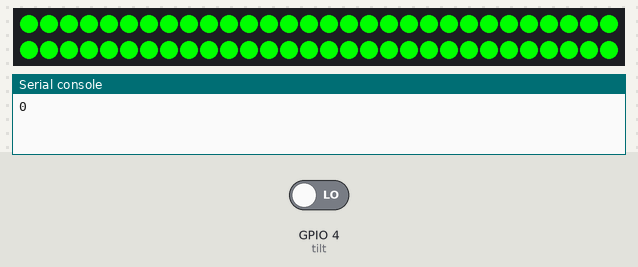
Recording of a program running on a simulated ESP32 board running MicroPython. Parts: 60 RGB LEDs in strip order, left to right, continuing on the next row, the last lines printed to the serial console. The test bench sets the inputs (shaded band); at power-on: GPIO 4 (tilt) LOW.

Above: at 1.2 s.
1.3 s: GPIO 4 (tilt) driven HIGH
At 4.2 s:
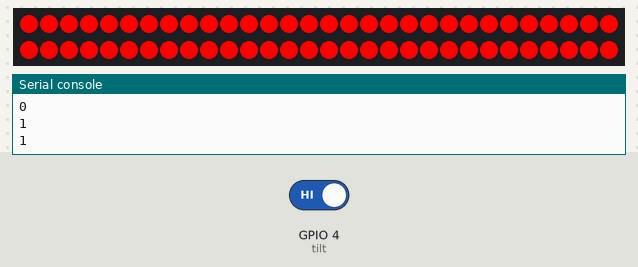
4.5 s: GPIO 4 (tilt) driven LOW
At 5.32 s:
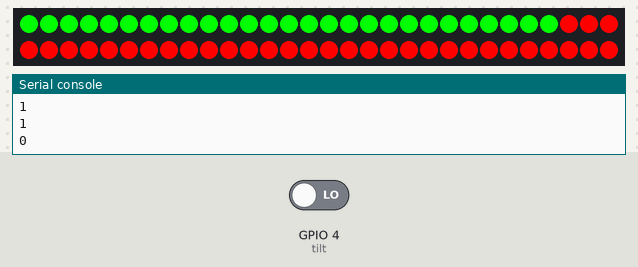
Timing chart, 0 to 7.5 s (numbered marks = the images above; inputs shaded):
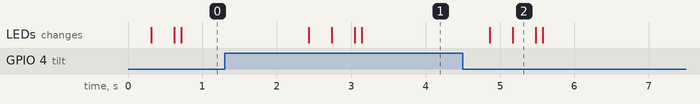

The program:

demo12_tilt_sensor_main.py
```python
from machine import Pin
from time import sleep
from neopixel import NeoPixel


# define ws281x RGB light strip.
# 60 is the number of light.
led = Pin(2, Pin.OUT)
np = NeoPixel(led, 60)

# define tilt sensor.
tilt = Pin(4, Pin.IN)

# define a function to light up the strip.
def light_up(color):
    for i in range(60):
        np[i] = color
        np.write()
        sleep(0.01)


while True:
    if tilt.value() == 1:
        print(tilt.value())
        color = (255, 0, 0)
        light_up(color)
        sleep(0.5)
    else:
        print(tilt.value())
        color = (0, 255, 0)
        light_up(color)
        sleep(0.5)
```

Measured:
- after the input at 1.3 s, the LEDs: first change after 1.1 s (image 1 shows a later state)
- after the input at 4.5 s, the LEDs: first change after 0.36 s (image 2 shows a later state)
